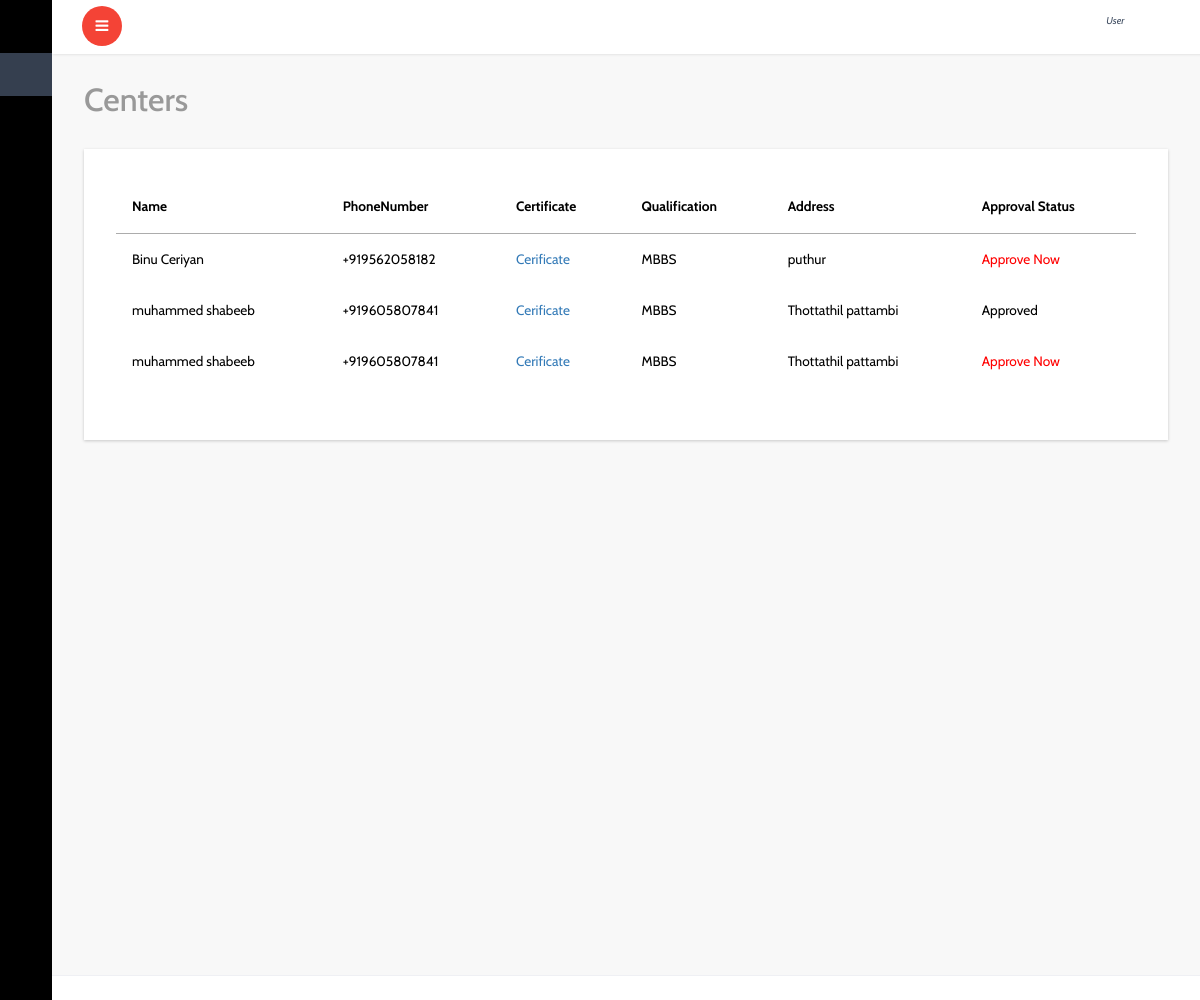
The app's page /all_doctor/ with its own data.
### account/models.py (models this page shows, shortened)
class Doctor(models.Model):
    user=models.OneToOneField(User,on_delete=models.CASCADE)
    center=models.ForeignKey(Center,on_delete=models.CASCADE,blank=True,null=True)
    name=models.CharField(max_length=50)
    doctor_photo=models.ImageField(upload_to='doctor_iamge')
    phonenumber=PhoneNumberField()
    doctor_certificate=models.FileField(upload_to='doctor_certificate')
    qualification=models.CharField(max_length=60)
    address=models.TextField()
    doctor_avilability=models.CharField(max_length=50,blank=True,null=True,choices=available)
    online_avilable=models.BooleanField(default=False)
    status_appruval=models.BooleanField(default=False)

### account/views.py (the view)
# urls.py: path('all_doctor/',views.all_doctor,name='all_doctor'),
def all_doctor(request):
    c=Doctor.objects.all()
    return render(request,'admin/doctor.html',{'c':c})

### templates/admin/doctor.html (shortened to what this page needs)
{% extends 'dashboard/index.html' %}
{% block content %}
			<div id="page-wrapper">
				<div class="graphs">
					<h3 class="blank1">Centers</h3>
					 <div class="xs tabls">
						<div class="bs-example4" data-example-id="contextual-table">
                            <table class="table">
                                {% if c %}
                                <thead>
                                    <tr>
                                      <th>Name</th>
                                      <th>PhoneNumber</th>
                                       <th>Certificate</th>
                                       <th>Qualification</th>
                                       <th>Address</th>
                                        <th>Approval Status</th>
                                    </tr>
                                </thead>
                                <tbody>
                                    {% for l in c %}
                                    <tr>
                                        <td>{{l.name}}</td>
                                        <td>{{l.phonenumber}}</td>
                                        <td><a href="{{l.doctor_certificate}}">Cerificate</a></td>
                                        <td>{{l.qualification}}</td>
                                        <td>{{l.address}}</td>
                                     {% if l.status_appruval == True %}
                                        <td>Approved</td>
                                        {% else %}
                                        <td><a href="{% url 'doctorappruval' l.id %}" style="color: red;">Approve Now</a></td>
                                        {% endif %}
                                    </tr>
                                    {% endfor %}
                                </tbody>
                            </table>
                            {% else %}
                            <h4>Not Registerd For appruval</h4>
                            {% endif %}
					   </div>
						</div>
						</div>
					</div>
		{% endblock %}

### records on screen
Doctor: name "Binu Ceriyan", phonenumber "+919562058182", qualification "MBBS", address "puthur", status_appruval "Approve Now"
Doctor: name "muhammed shabeeb", phonenumber "+919605807841", qualification "MBBS", address "Thottathil pattambi", status_appruval "Approved"
Doctor: name "muhammed shabeeb", phonenumber "+919605807841", qualification "MBBS", address "Thottathil pattambi", status_appruval "Approve Now"
